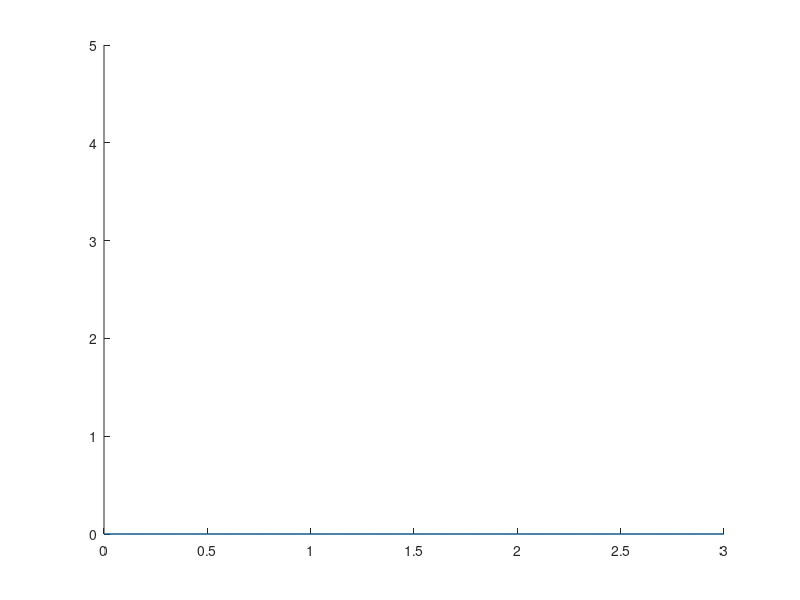

The MATLAB source for this figure:
axis([0, 3, 0, 5]);

[x, y] = ginput(10)

p = polyfit(x, y, 2);

hold on;

plot(x, y, 'x');
xx = [0: 0.01: 3];

plot(xx, polyval(p, xx));